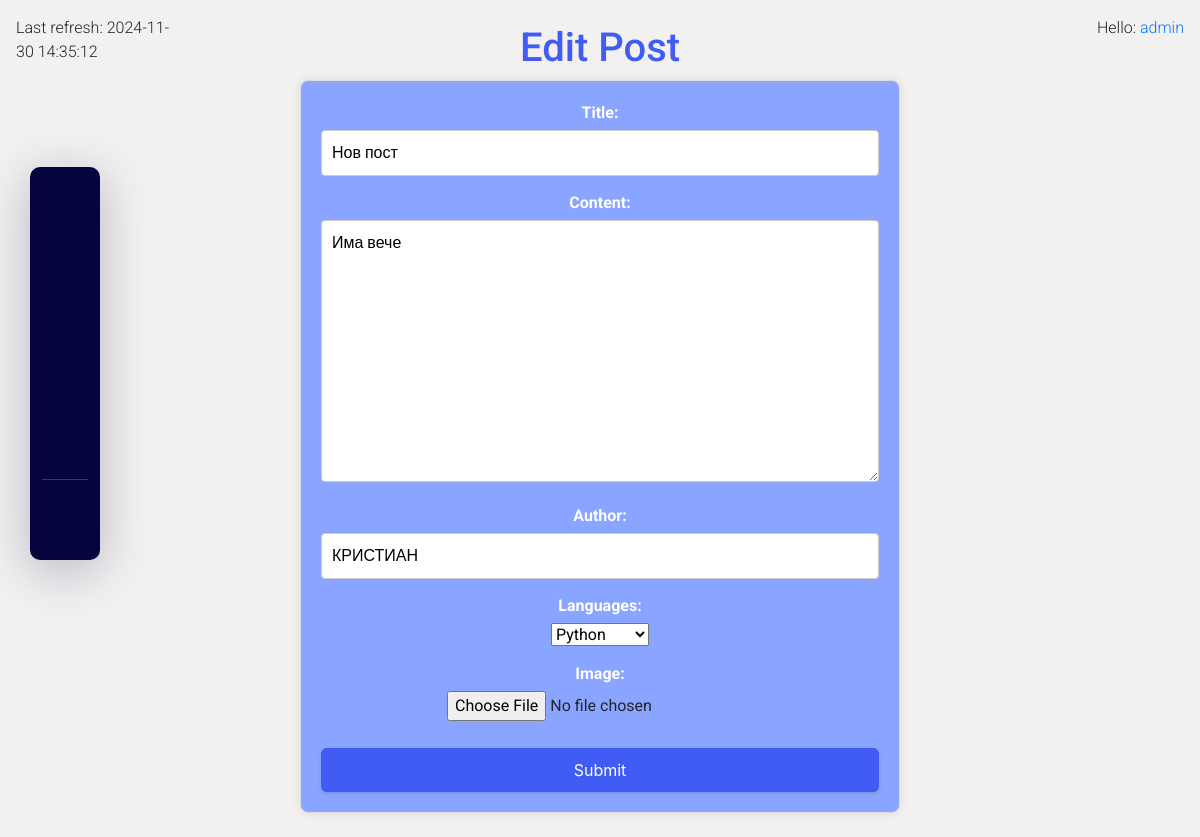
The page /4/edit-post/ (signed in) on the database its author committed.
### forumApp/posts/models.py (models this page shows)
class Post(models.Model):
    TITLE_MAX_LENGTH = 100
    title = models.CharField(
        max_length=TITLE_MAX_LENGTH,
    )
    content = models.TextField(
        validators=(
            BadLanguageValidator(),
        )
    )
    author = models.CharField(
        max_length=30
    )
    created_at = models.DateTimeField(
        auto_now_add=True,
    )
    approved = models.BooleanField(
        default=False,
    )
    languages = models.CharField(
        max_length=20,
        choices=LanguageChoice.choices,
        default=LanguageChoice.OTHER,
    )
    image = models.ImageField(
        upload_to='post_images/',
        blank=True,
        null=True,
    )

### forumApp/accounts/models.py (models this page shows, shortened)
class AppUser(AbstractBaseUser, PermissionsMixin):
    email = models.EmailField(unique=True)
    username = models.CharField(max_length=100, unique=True)
    is_staff = models.BooleanField(
        _("staff status"),
        default=False,
        help_text=_("Designates whether the user can log into this admin site."),
    )
    is_active = models.BooleanField(
        _("active"),
        default=True,
        help_text=_(
            "Designates whether this user should be treated as active. "
            "Unselect this instead of deleting accounts."
        ),
    )
    objects = AppUserManager() #
    EMAIL_FILED = "email"
    USERNAME_FIELD = "email"
    REQUIRED_FIELDS = ["username"]

### forumApp/posts/views.py (the view)
# urls.py: path('edit-post/', EditPostView.as_view(), name='edit-post'),
class EditPostView(UpdateView):
    model = Post
    template_name = 'posts/edit-post.html'
    success_url = reverse_lazy('dashboard')
    def get_form_class(self):
        if self.request.user.is_superuser:
            return modelform_factory(Post, fields=('title', 'content', 'author', 'languages', 'image'))
        else:
            return modelform_factory(Post, fields=('content',))

### forumApp/posts/templatetags/current_time.py (called while the page is built)
@register.simple_tag(name='current_time')
def current_time(format_string='%Y-%m-%d %H:%M:%S'):
    return datetime.now().strftime(format_string)

### templates/posts/edit-post.html (shortened to what this page needs)
{% extends 'common/base.html' %}
{% block content %}
    <h1 style="color: #405cf5;">Edit Post</h1>
    <form action="{% url 'edit-post' post.pk %}" method="post">
        {{ form }}
        <button class="button-9">Submit</button>
    </form>
{% endblock %}

### templates/common/base.html (shortened to what this page needs)
{% load static %}
{% load current_time %}
{% load user_info %}
<!DOCTYPE html>
<html lang="en">
<head>
    {% block styles %}
        <link rel="stylesheet" href="https://cdn.jsdelivr.net/npm/bootstrap@4.1.3/dist/css/bootstrap.min.css">
        <link rel="stylesheet" href="{% static 'css/styles.css' %}">
    {% endblock %}
</head>
<body>
    {% include 'common/nav.html' %}
    <div class="container-fluid">
        <div class="row">
            <div class="col-md-2 p-3">
                    <p>Last refresh: {% current_time %}</p>
            </div>
            <div class="col-md-8 py-4">
                <div class="text-center">
                    {% block content %}{% endblock %}
                </div>
            </div>
            <div class="col-md-2 p-3 d-flex justify-content-end ">
                <p>
                    {% if user.is_authenticated %}
                        Hello: <a href="{% url 'admin:index' %}">{{ user.username }}</a>
                    {% else %}
                        Hello: <a href="{% url 'admin:index' %}">Anonymous</a>
                    {% endif %}
                </p>
            </div>
        </div>
    </div>
</body>
</html>

### static/css/forms.css (style rules this page uses)
form { width: 100%; max-width: 600px; margin: 0 auto; padding: 20px; background-color: #89a5ff; border: 1px solid #ddd; border-radius: 8px; box-shadow: 0 0 10px rgba(0, 0, 0, 0.1); }
form div { margin-bottom: 15px; }
form label { display: block; color: #fff; font-weight: bold; margin-bottom: 5px; }
form input[type="text"], form textarea { width: 100%; padding: 10px; font-size: 16px; border: 1px solid #ccc; border-radius: 4px; }
form textarea { resize: vertical; }
.button-9 { appearance: button; backface-visibility: hidden; background-color: #405cf5; border-radius: 6px; border-width: 0; box-shadow: rgba(50, 50, 93, .1) 0 0 0 1px inset,rgba(50, 50, 93, .1) 0 2px 5px 0,rgba(0, 0, 0, .07) 0 1px 1px 0; box-sizing: border-box; color: #fff; cursor: pointer; font-family: -apple-system,system-ui,"Segoe UI",Roboto,"Helvetica Neue",Ubuntu,sans-serif; font-size: 100%; height: 44px; line-height: 1.15; margin: 12px 0 0; outline: none; overflow: hidden; padding: 0 25px; position: relative; text-align: center; text-transform: none; transform: translateZ(0); transition: all .2s,box-shadow .08s ease-in; user-select: none; -webkit-user-select: none; touch-action: manipulation; width: 100%; }

### static/css/posts.css (style rules this page uses)
body { font-family: "Roboto", sans-serif; font-weight: 300; font-style: normal; background-color: #f3f0f0; margin: 0; padding: 0; }
h1 { text-align: center; color: #333; }

### static/css/nav.css (style rules this page uses)
*, *:after, *:before { box-sizing: border-box; }

### rows shown on the page
Post: title "Нов пост", content "Има вече", author "КРИСТИАН", languages "Python"
AppUser: username "admin"
